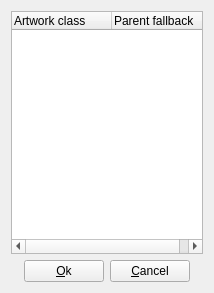
<?xml version="1.0" encoding="UTF-8"?>
<ui version="4.0">
 <class>IndividualFallbackSettings</class>
 <widget class="QDialog" name="IndividualFallbackSettings">
  <property name="geometry">
   <rect>
    <x>0</x>
    <y>0</y>
    <width>214</width>
    <height>293</height>
   </rect>
  </property>
  <property name="windowTitle">
   <string>Individual fallback settings</string>
  </property>
  <layout class="QGridLayout" name="gridLayout">
   <item row="0" column="0" colspan="4">
    <widget class="QTreeWidget" name="treeWidget">
     <property name="selectionMode">
      <enum>QAbstractItemView::NoSelection</enum>
     </property>
     <property name="rootIsDecorated">
      <bool>false</bool>
     </property>
     <property name="uniformRowHeights">
      <bool>true</bool>
     </property>
     <property name="itemsExpandable">
      <bool>false</bool>
     </property>
     <property name="expandsOnDoubleClick">
      <bool>false</bool>
     </property>
     <column>
      <property name="text">
       <string>Artwork class</string>
      </property>
     </column>
     <column>
      <property name="text">
       <string>Parent fallback</string>
      </property>
     </column>
    </widget>
   </item>
   <item row="1" column="0">
    <spacer name="horizontalSpacer1">
     <property name="orientation">
      <enum>Qt::Horizontal</enum>
     </property>
     <property name="sizeHint" stdset="0">
      <size>
       <width>0</width>
       <height>20</height>
      </size>
     </property>
    </spacer>
   </item>
   <item row="1" column="1">
    <widget class="QPushButton" name="pushButtonOk">
     <property name="sizePolicy">
      <sizepolicy hsizetype="Minimum" vsizetype="Minimum">
       <horstretch>0</horstretch>
       <verstretch>0</verstretch>
      </sizepolicy>
     </property>
     <property name="text">
      <string>&amp;Ok</string>
     </property>
     <property name="icon">
      <iconset resource="qmc2.qrc">
       <normaloff>:/data/img/yes.png</normaloff>:/data/img/yes.png</iconset>
     </property>
     <property name="autoDefault">
      <bool>false</bool>
     </property>
    </widget>
   </item>
   <item row="1" column="2">
    <widget class="QPushButton" name="pushButtonCancel">
     <property name="sizePolicy">
      <sizepolicy hsizetype="Minimum" vsizetype="Minimum">
       <horstretch>0</horstretch>
       <verstretch>0</verstretch>
      </sizepolicy>
     </property>
     <property name="text">
      <string>&amp;Cancel</string>
     </property>
     <property name="icon">
      <iconset resource="qmc2.qrc">
       <normaloff>:/data/img/no.png</normaloff>:/data/img/no.png</iconset>
     </property>
     <property name="autoDefault">
      <bool>false</bool>
     </property>
    </widget>
   </item>
   <item row="1" column="3">
    <spacer name="horizontalSpacer2">
     <property name="orientation">
      <enum>Qt::Horizontal</enum>
     </property>
     <property name="sizeHint" stdset="0">
      <size>
       <width>0</width>
       <height>20</height>
      </size>
     </property>
    </spacer>
   </item>
  </layout>
 </widget>
 <tabstops>
  <tabstop>treeWidget</tabstop>
  <tabstop>pushButtonOk</tabstop>
  <tabstop>pushButtonCancel</tabstop>
 </tabstops>
 <resources>
  <include location="qmc2.qrc"/>
 </resources>
 <connections/>
</ui>
